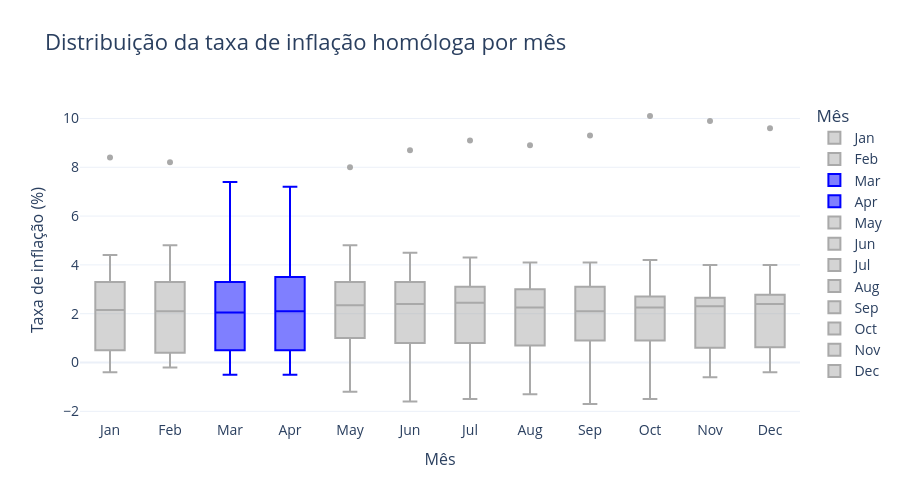

The code cell stored with this chart in its notebook:
### Code cell
easter = ['Mar', 'Apr']
colors = ['blue' if month in easter else 'darkgrey' for month in df.month.unique()]
fig_box = px.box(df, x='month', y=target, title='Distribuição da taxa de inflação homóloga por mês',
                color='month', color_discrete_sequence=colors) # px.colors.qualitative.Set3

fig_box.update_layout(height=500, template='plotly_white',
                     xaxis_title='Mês', yaxis_title='Taxa de inflação (%)',
                      
                     font=dict(
                         size=ticket_size
                     ),
                        
                     # 🔹 Título principal
                     title_font=dict(
                         size=title_size
                     ),
    
                     # 🔹 Eixos
                     xaxis=dict(
                         title_font=dict(size=label_size),
                         tickfont=dict(size=ticket_size),
                    ),
    
                   yaxis=dict(
                          title_font=dict(size=label_size),
                          tickfont=dict(size=ticket_size)
                   ),
                   legend_title="Mês")

fig_box.show()

### Figure 1 — Plotly figure (JSON) as saved in the notebook; plotly's stock layout.template omitted (floating-point values rounded to 4 significant figures)
{"data": [{"alignmentgroup": "True", "hovertemplate": "month=%{x}<br>inflation_target=%{y}<extra></extra>", "legendgroup": "Jan", "marker": {"color": "darkgrey"}, "name": "Jan", "notched": false, "offsetgroup": "Jan", "orientation": "v", "showlegend": true, "type": "box", "x": ["Jan", "Jan", "Jan", "Jan", "Jan", "Jan", "Jan", "Jan", "Jan", "Jan", "Jan", "Jan", "Jan", "Jan", "Jan", "Jan", "Jan", "Jan", "Jan", "Jan", "Jan", "Jan", "Jan", "Jan", "Jan", "Jan"], "x0": " ", "xaxis": "x", "y": [2.1, 4.4, 3.6, 4.0, 2.2, 2.0, 2.7, 2.6, 2.8, 0.3, 0.1, 3.6, 3.5, 0.2, 0.1, -0.4, 0.8, 1.3, 1.0, 0.5, 0.8, 0.3, 3.3, 8.4, 2.3, 2.5], "y0": " ", "yaxis": "y"}, {"alignmentgroup": "True", "hovertemplate": "month=%{x}<br>inflation_target=%{y}<extra></extra>", "legendgroup": "Feb", "marker": {"color": "darkgrey"}, "name": "Feb", "notched": false, "offsetgroup": "Feb", "orientation": "v", "showlegend": true, "type": "box", "x": ["Feb", "Feb", "Feb", "Feb", "Feb", "Feb", "Feb", "Feb", "Feb", "Feb", "Feb", "Feb", "Feb", "Feb", "Feb", "Feb", "Feb", "Feb", "Feb", "Feb", "Feb", "Feb", "Feb", "Feb", "Feb", "Feb"], "x0": " ", "xaxis": "x", "y": [1.8, 4.8, 3.3, 4.1, 2.1, 2.1, 3.0, 2.3, 2.9, 0.2, 0.2, 3.6, 3.6, 0.0, -0.1, -0.2, 0.4, 1.6, 0.6, 0.9, 0.4, 0.5, 4.2, 8.2, 2.1, 2.4], "y0": " ", "yaxis": "y"}, {"alignmentgroup": "True", "hovertemplate": "month=%{x}<br>inflation_target=%{y}<extra></extra>", "legendgroup": "Mar", "marker": {"color": "blue"}, "name": "Mar", "notched": false, "offsetgroup": "Mar", "orientation": "v", "showlegend": true, "type": "box", "x": ["Mar", "Mar", "Mar", "Mar", "Mar", "Mar", "Mar", "Mar", "Mar", "Mar", "Mar", "Mar", "Mar", "Mar", "Mar", "Mar", "Mar", "Mar", "Mar", "Mar", "Mar", "Mar", "Mar", "Mar", "Mar", "Mar"], "x0": " ", "xaxis": "x", "y": [1.5, 5.1, 3.3, 3.7, 2.3, 2.2, 3.9, 2.3, 3.1, -0.5, 0.6, 4.0, 3.1, 0.5, -0.4, 0.3, 0.4, 1.4, 0.7, 0.8, 0.0, 0.5, 5.3, 7.4, 2.3, 1.9], "y0": " ", "yaxis": "y"}, {"alignmentgroup": "True", "hovertemplate": "month=%{x}<br>inflation_target=%{y}<extra></extra>", "legendgroup": "Apr", "marker": {"color": "blue"}, "name": "Apr", "notched": false, "offsetgroup": "Apr", "orientation": "v", "showlegend": true, "type": "box", "x": ["Apr", "Apr", "Apr", "Apr", "Apr", "Apr", "Apr", "Apr", "Apr", "Apr", "Apr", "Apr", "Apr", "Apr", "Apr", "Apr", "Apr", "Apr", "Apr", "Apr", "Apr", "Apr", "Apr", "Apr", "Apr", "Apr"], "x0": " ", "xaxis": "x", "y": [2.1, 4.5, 3.5, 3.7, 2.3, 2.1, 3.7, 2.7, 2.5, -0.5, 0.7, 4.0, 3.0, 0.2, -0.1, 0.4, 0.5, 2.0, 0.4, 0.8, -0.2, 0.6, 7.2, 5.7, 2.2, 2.1], "y0": " ", "yaxis": "y"}, {"alignmentgroup": "True", "hovertemplate": "month=%{x}<br>inflation_target=%{y}<extra></extra>", "legendgroup": "May", "marker": {"color": "darkgrey"}, "name": "May", "notched": false, "offsetgroup": "May", "orientation": "v", "showlegend": true, "type": "box", "x": ["May", "May", "May", "May", "May", "May", "May", "May", "May", "May", "May", "May", "May", "May", "May", "May", "May", "May", "May", "May", "May", "May", "May", "May", "May", "May"], "x0": " ", "xaxis": "x", "y": [2.5, 4.8, 3.3, 3.6, 2.4, 1.8, 3.7, 2.4, 2.8, -1.2, 1.1, 3.8, 2.7, 0.7, -0.4, 1.0, 0.3, 1.5, 1.0, 0.4, -0.7, 1.2, 8.0, 4.0, 3.1, 2.3], "y0": " ", "yaxis": "y"}, {"alignmentgroup": "True", "hovertemplate": "month=%{x}<br>inflation_target=%{y}<extra></extra>", "legendgroup": "Jun", "marker": {"color": "darkgrey"}, "name": "Jun", "notched": false, "offsetgroup": "Jun", "orientation": "v", "showlegend": true, "type": "box", "x": ["Jun", "Jun", "Jun", "Jun", "Jun", "Jun", "Jun", "Jun", "Jun", "Jun", "Jun", "Jun", "Jun", "Jun", "Jun", "Jun", "Jun", "Jun", "Jun", "Jun", "Jun", "Jun", "Jun", "Jun", "Jun", "Jun"], "x0": " ", "xaxis": "x", "y": [2.9, 4.5, 3.4, 3.3, 2.7, 1.6, 3.7, 2.4, 3.3, -1.6, 1.2, 3.4, 2.7, 1.0, -0.4, 0.8, 0.5, 0.9, 1.5, 0.4, 0.1, 0.5, 8.7, 3.4, 2.8, 2.4], "y0": " ", "yaxis": "y"}, {"alignmentgroup": "True", "hovertemplate": "month=%{x}<br>inflation_target=%{y}<extra></extra>", "legendgroup": "Jul", "marker": {"color": "darkgrey"}, "name": "Jul", "notched": false, "offsetgroup": "Jul", "orientation": "v", "showlegend": true, "type": "box", "x": ["Jul", "Jul", "Jul", "Jul", "Jul", "Jul", "Jul", "Jul", "Jul", "Jul", "Jul", "Jul", "Jul", "Jul", "Jul", "Jul", "Jul", "Jul", "Jul", "Jul", "Jul", "Jul", "Jul", "Jul", "Jul", "Jul"], "x0": " ", "xaxis": "x", "y": [3.3, 4.3, 3.5, 2.8, 2.8, 2.1, 3.1, 2.4, 3.0, -1.5, 1.9, 3.2, 2.8, 0.8, -0.9, 0.8, 0.6, 0.9, 1.6, -0.3, 0.1, 1.5, 9.1, 3.1, 2.5, 2.6], "y0": " ", "yaxis": "y"}, {"alignmentgroup": "True", "hovertemplate": "month=%{x}<br>inflation_target=%{y}<extra></extra>", "legendgroup": "Aug", "marker": {"color": "darkgrey"}, "name": "Aug", "notched": false, "offsetgroup": "Aug", "orientation": "v", "showlegend": true, "type": "box", "x": ["Aug", "Aug", "Aug", "Aug", "Aug", "Aug", "Aug", "Aug", "Aug", "Aug", "Aug", "Aug", "Aug", "Aug", "Aug", "Aug", "Aug", "Aug", "Aug", "Aug", "Aug", "Aug", "Aug", "Aug", "Aug", "Aug"], "x0": " ", "xaxis": "x", "y": [3.5, 4.1, 3.7, 2.8, 2.4, 2.6, 2.8, 2.1, 3.0, -1.3, 2.0, 2.9, 3.1, 0.2, -0.4, 0.7, 0.7, 1.1, 1.2, -0.1, 0.0, 1.5, 8.9, 3.7, 1.9, 2.8], "y0": " ", "yaxis": "y"}, {"alignmentgroup": "True", "hovertemplate": "month=%{x}<br>inflation_target=%{y}<extra></extra>", "legendgroup": "Sep", "marker": {"color": "darkgrey"}, "name": "Sep", "notched": false, "offsetgroup": "Sep", "orientation": "v", "showlegend": true, "type": "box", "x": ["Sep", "Sep", "Sep", "Sep", "Sep", "Sep", "Sep", "Sep", "Sep", "Sep", "Sep", "Sep", "Sep", "Sep", "Sep", "Sep", "Sep", "Sep", "Sep", "Sep", "Sep", "Sep", "Sep", "Sep", "Sep", "Sep"], "x0": " ", "xaxis": "x", "y": [3.4, 4.1, 3.7, 3.0, 2.1, 2.9, 3.1, 2.1, 3.1, -1.7, 2.0, 3.6, 2.9, 0.1, -0.4, 0.9, 0.6, 1.4, 1.4, -0.1, -0.1, 1.5, 9.3, 3.6, 2.1, 2.4], "y0": " ", "yaxis": "y"}, {"alignmentgroup": "True", "hovertemplate": "month=%{x}<br>inflation_target=%{y}<extra></extra>", "legendgroup": "Oct", "marker": {"color": "darkgrey"}, "name": "Oct", "notched": false, "offsetgroup": "Oct", "orientation": "v", "showlegend": true, "type": "box", "x": ["Oct", "Oct", "Oct", "Oct", "Oct", "Oct", "Oct", "Oct", "Oct", "Oct", "Oct", "Oct", "Oct", "Oct", "Oct", "Oct", "Oct", "Oct", "Oct", "Oct", "Oct", "Oct", "Oct", "Oct", "Oct", "Oct"], "x0": " ", "xaxis": "x", "y": [3.5, 4.1, 4.0, 2.9, 2.2, 2.7, 2.7, 2.6, 2.4, -1.5, 2.3, 4.2, 2.1, -0.2, 0.0, 0.6, 0.9, 1.4, 1.0, 0.0, -0.1, 1.8, 10.1, 2.1, 2.3, 2.3], "y0": " ", "yaxis": "y"}, {"alignmentgroup": "True", "hovertemplate": "month=%{x}<br>inflation_target=%{y}<extra></extra>", "legendgroup": "Nov", "marker": {"color": "darkgrey"}, "name": "Nov", "notched": false, "offsetgroup": "Nov", "orientation": "v", "showlegend": true, "type": "box", "x": ["Nov", "Nov", "Nov", "Nov", "Nov", "Nov", "Nov", "Nov", "Nov", "Nov", "Nov", "Nov", "Nov", "Nov", "Nov", "Nov", "Nov", "Nov", "Nov", "Nov", "Nov", "Nov", "Nov", "Nov", "Nov"], "x0": " ", "xaxis": "x", "y": [3.7, 4.0, 4.0, 2.5, 2.5, 2.6, 2.4, 2.8, 1.4, -0.6, 2.3, 3.9, 1.9, -0.2, 0.0, 0.6, 0.6, 1.5, 0.9, 0.3, -0.2, 2.6, 9.9, 1.5, 2.5], "y0": " ", "yaxis": "y"}, {"alignmentgroup": "True", "hovertemplate": "month=%{x}<br>inflation_target=%{y}<extra></extra>", "legendgroup": "Dec", "marker": {"color": "darkgrey"}, "name": "Dec", "notched": false, "offsetgroup": "Dec", "orientation": "v", "showlegend": true, "type": "box", "x": ["Dec", "Dec", "Dec", "Dec", "Dec", "Dec", "Dec", "Dec", "Dec", "Dec", "Dec", "Dec", "Dec", "Dec", "Dec", "Dec", "Dec", "Dec", "Dec", "Dec", "Dec", "Dec", "Dec", "Dec", "Dec"], "x0": " ", "xaxis": "x", "y": [3.9, 3.8, 4.0, 2.4, 2.5, 2.6, 2.5, 2.7, 0.8, 0.0, 2.5, 3.6, 1.9, 0.2, -0.4, 0.4, 0.9, 1.5, 0.7, 0.4, -0.2, 2.7, 9.6, 1.4, 3.0], "y0": " ", "yaxis": "y"}], "layout": {"boxmode": "overlay", "font": {"size": 14}, "height": 500, "legend": {"title": {"text": "Mês"}, "tracegroupgap": 0}, "title": {"font": {"size": 22}, "text": "Distribuição da taxa de inflação homóloga por mês"}, "xaxis": {"anchor": "y", "categoryarray": ["Jan", "Feb", "Mar", "Apr", "May", "Jun", "Jul", "Aug", "Sep", "Oct", "Nov", "Dec"], "categoryorder": "array", "domain": [0, 1], "tickfont": {"size": 14}, "title": {"font": {"size": 16}, "text": "Mês"}}, "yaxis": {"anchor": "x", "domain": [0, 1], "tickfont": {"size": 14}, "title": {"font": {"size": 16}, "text": "Taxa de inflação (%)"}}}}
